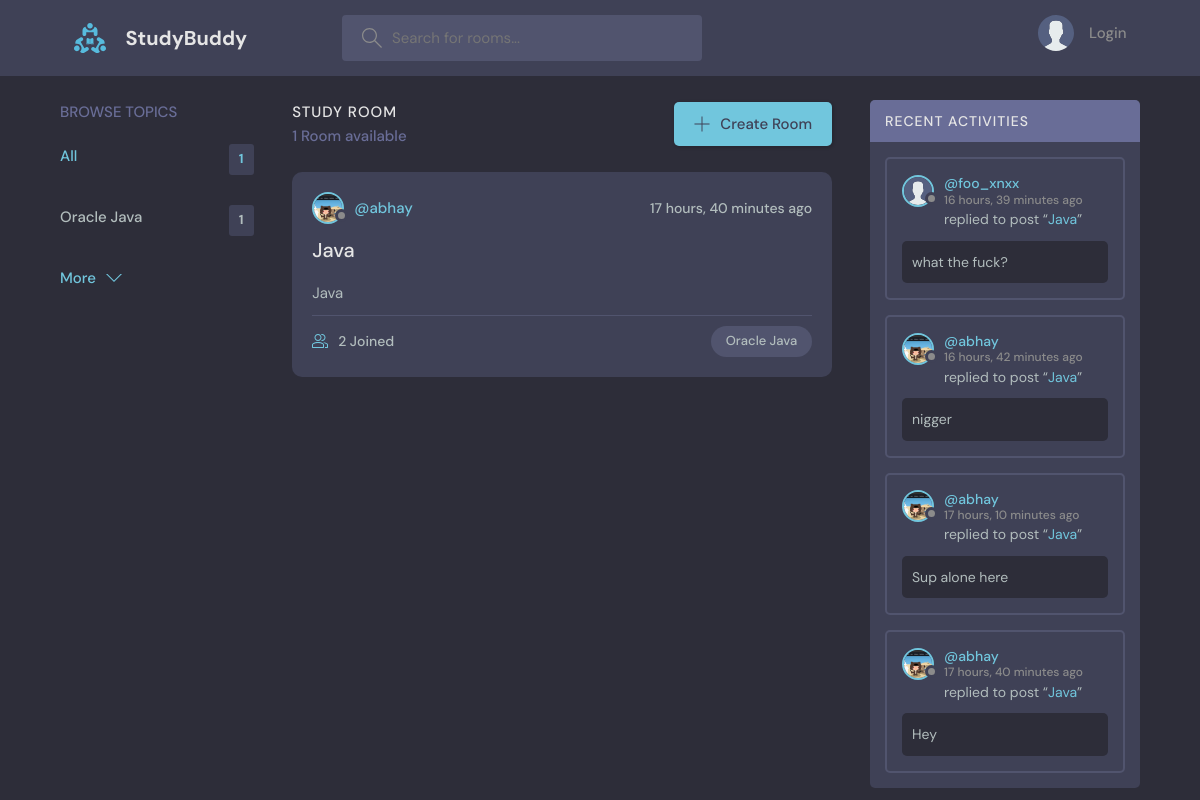
The page / on the database its author committed.
### base/models.py (models this page shows, shortened)
class Topic(models.Model):
    name = models.CharField(max_length=200)

class Room(models.Model):
    host = models.ForeignKey(User, on_delete=models.SET_NULL, null=True)
    topic = models.ForeignKey(Topic, on_delete=models.SET_NULL, null=True)
    name = models.CharField(max_length=200)
    description = models.TextField(null=True, blank=True)
    participants = models.ManyToManyField(
        User, related_name="participants_reverse", blank=True)
    updated = models.DateTimeField(auto_now=True)
    created = models.DateTimeField(auto_now_add=True)
    class Meta:
        ordering = ['-updated', '-created']
    def __str__(self):
        return self.name

class User(AbstractUser):
    name = models.CharField(
        max_length=200, default='Anonymous', null=True, blank=True)
    email = models.EmailField(max_length=200, unique=True, null=True)
    bio = models.TextField(default='No bio...', max_length=300, null=True)
    avatar = models.ImageField(null=True, default="avatar.svg")
    USERNAME_FIELD = 'email'
    REQUIRED_FIELDS = []
    pass

class Message(models.Model):
    user = models.ForeignKey(User, on_delete=models.CASCADE)
    room = models.ForeignKey(Room, on_delete=models.CASCADE)
    body = models.TextField()
    updated = models.DateTimeField(auto_now=True)
    created = models.DateTimeField(auto_now_add=True)
    class Meta:
        ordering = ['-created', '-updated']
    def __str__(self):
        return self.body[0:50]

### base/views.py (the view)
# urls.py: path('', views.home, name='home'),
def home(request):
    q = request.GET.get('q') if request.GET.get('q') != None else ''
    rooms = Room.objects.filter(Q(topic__name__icontains=q) | Q(
        name__icontains=q) | Q(description__icontains=q))
    topics = Topic.objects.all()[0:5]
    room_len = rooms.count()
    room_messages = Message.objects.filter(Q(room__topic__name__icontains=q))
    context = {'rooms': rooms, 'topics': topics,
               'room_count': room_len, 'room_messages': room_messages}
    return render(request, 'base/home.html', context=context)

### base/templates/base/home.html (shortened to what this page needs)
{%extends 'main.html'%} {%block content%}
<main class="layout layout--3">
  <div class="container">
    {%include 'base/topic_component.html'%}
    <div class="roomList">
      <div class="roomList__header">
        <div>
          <h2>Study Room</h2>
          <p>
            {{room_count}} {%if room_count == 1%} Room {%else%} Rooms {%endif%}
            available
          </p>
        </div>
        <a class="btn btn--main" href="{%url 'create-room'%}">
          <svg
            version="1.1"
            xmlns="http://www.w3.org/2000/svg"
            width="32"
            height="32"
            viewBox="0 0 32 32"
          >
            <title>add</title>
            <path
              d="M16.943 0.943h-1.885v14.115h-14.115v1.885h14.115v14.115h1.885v-14.115h14.115v-1.885h-14.115v-14.115z"
            ></path>
          </svg>
          Create Room
        </a>
      </div>
      {%include 'base/feed_component.html'%}
    </div>
    {%include 'base/activity_component.html'%}
  </div>
</main>
{%endblock content%}

### base/templates/base/topic_component.html
<div class="topics">
  <div class="topics__header">
    <h2>Browse Topics</h2>
  </div>
  <ul class="topics__list">
    <li>
      <a href="{%url 'home'%}" class="active"
        >All <span>{{room_count}}</span></a
      >
    </li>
    {%for topic in topics%}
    <li>
      <a href="{%url 'home'%}?q={{topic.name}}"
        >{{topic.name}} <span>{{topic.room_set.all.count}}</span></a
      >
    </li>
    {%endfor%}
  </ul>
  <a class="btn btn--link" href="{%url 'topics'%}">
    More
    <svg
      version="1.1"
      xmlns="http://www.w3.org/2000/svg"
      width="32"
      height="32"
      viewBox="0 0 32 32"
    >
      <title>chevron-down</title>
      <path d="M16 21l-13-13h-3l16 16 16-16h-3l-13 13z"></path>
    </svg>
  </a>
</div>

### base/templates/base/feed_component.html (shortened to what this page needs)
{% for room in rooms %}
<div class="roomListRoom">
  <div class="roomListRoom__header">
    <a href="{%url 'user-profile' room.host.id%}" class="roomListRoom__author">
      <div class="avatar avatar--small">
        <img src="{{room.host.avatar.url}}" />
      </div>
      <span>@{{room.host.username}}</span>
    </a>
    <div class="roomListRoom__actions">
      <span>{{room.created|timesince}} ago</span>
    </div>
  </div>
  <div class="roomListRoom__content">
    <a href="{% url 'room' room.id%}">{{room.name}}</a>
    <p>{{room}}</p>
  </div>
  <div class="roomListRoom__meta">
    <a href="{% url 'room' room.id%}" class="roomListRoom__joined">
      {{room.participants.count}} Joined
    </a>
    <p class="roomListRoom__topic">{{room.topic.name}}</p>
  </div>
</div>
{% endfor %}

### base/templates/base/activity_component.html (shortened to what this page needs)
<div class="activities">
  <div class="activities__header">
    <h2>Recent Activities</h2>
  </div>
  {%for message in room_messages%}
  <div class="activities__box">
    <div class="activities__boxHeader roomListRoom__header">
      <a
        href="{%url 'user-profile' message.user.id%}"
        class="roomListRoom__author"
      >
        <div class="avatar avatar--small">
          <img src="{{message.user.avatar.url}}" />
        </div>
        <p>
          @{{message.user.username}}
          <span>{{message.created|timesince}} ago</span>
        </p>
      </a>
    </div>
    <div class="activities__boxContent">
      <p>
        replied to post “<a href="{%url 'room' message.room.id %}"
          >{{message.room}}</a
        >”
      </p>
      <div class="activities__boxRoomContent">{{message}}</div>
    </div>
  </div>
  {%endfor%}
</div>

### rows shown on the page
Topic: name "Oracle Java", room_set.all.count "1"
Room: host.avatar (picture), host.username "abhay", created "17 hours, 40 minutes", name "Java", participants.count "2", topic.name "Oracle Java"
Message: user.avatar (placeholder picture), user.username "foo_xnxx", created "16 hours, 39 minutes", room "Java", body "what the fuck?"
Message: user.avatar (picture), user.username "abhay", created "16 hours, 42 minutes", room "Java", body "nigger"
Message: user.avatar (picture), user.username "abhay", created "17 hours, 10 minutes", room "Java", body "Sup alone here"
Message: user.avatar (picture), user.username "abhay", created "17 hours, 40 minutes", room "Java", body "Hey"

### other values the page prints
{{ room_count }} "1"
